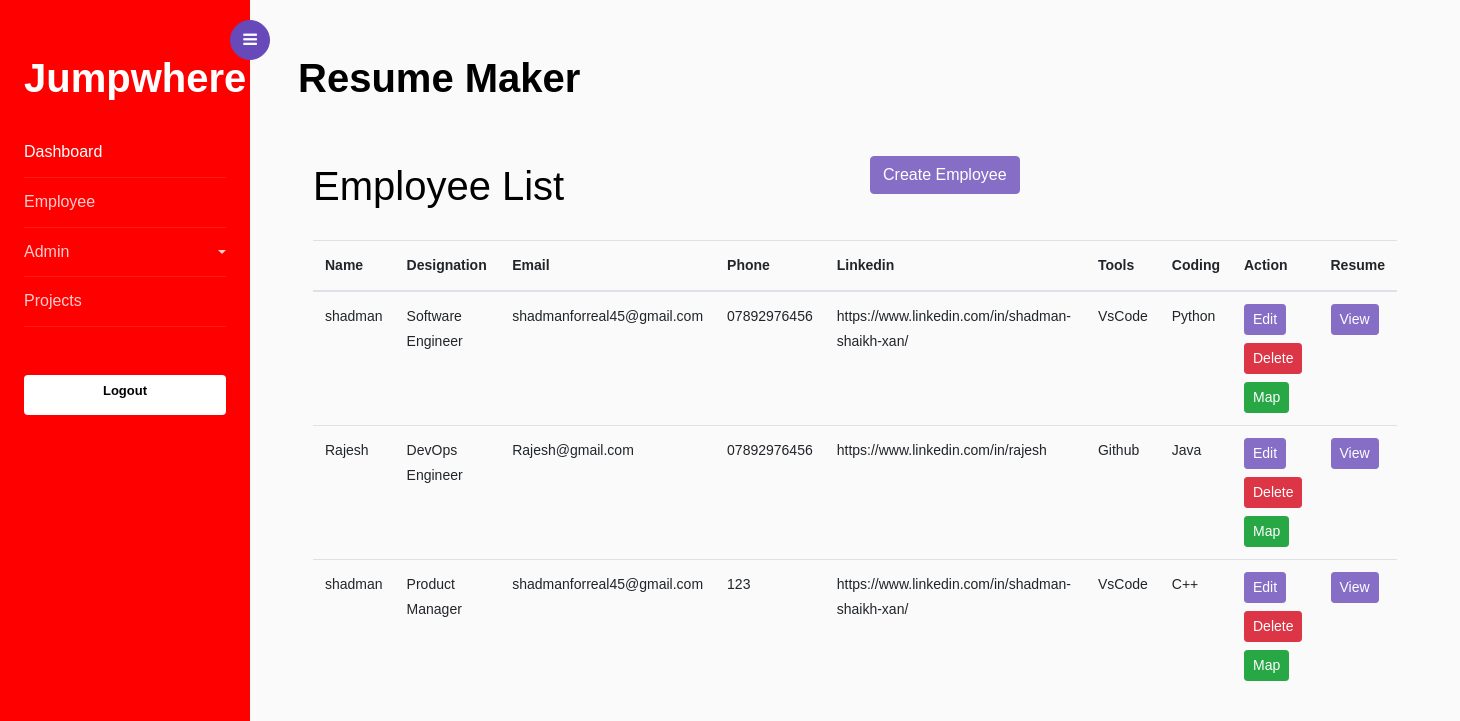
Screenshot of /employee-list with the database file from the repository.
### resume/models.py (models this page shows, shortened)
class Employee(models.Model):
    name = models.CharField(max_length=50)
    email = models.EmailField(max_length=255, blank=True)
    phone = models.CharField(max_length=20)
    linkedin = models.URLField(max_length=200)
    professional_summary = models.TextField()
    tools = models.ManyToManyField(Tool)
    coding_skills = models.ManyToManyField(CodingSkill)
    designation = models.ForeignKey(Designation, on_delete=models.CASCADE)
    is_current_employee = models.BooleanField(default=True)
    is_deleted = models.BooleanField(default=False)
    mapped_project = models.ManyToManyField(Projects)

class Designation(models.Model):
    name = models.CharField(max_length=50)
    def __str__(self):
        return self.name

class Tool(models.Model):
    name = models.CharField(max_length=100)
    flag = models.BooleanField(default=True)
    def __str__(self):
        return self.name

class CodingSkill(models.Model):
    name = models.CharField(max_length=255)
    flag = models.IntegerField(default=1)
    def __str__(self):
        return self.name

### resume/views.py (the view)
# urls.py: path('employee-list', views.employee_list, name='list'),
def employee_list(request):
    employees = Employee.objects.filter(is_deleted=False)
    return render(request, 'employee_list.html', {'employees': employees})

### templates/employee_list.html (shortened to what this page needs)
{% extends 'home.html' %}
{% block content %}
<div class="container">
  <div class="row mt-5">
    <div class="col">
      <h1>Employee List</h1>
    </div>
    <div class="col text-end">
      <a href="{% url 'create' %}" class="btn btn-primary">Create Employee</a>
    </div>
  </div>
  <table class="table mt-3">
    <thead>
      <tr>
        <th>Name</th>
        <th>Designation</th>
        <th>Email</th>
        <th>Phone</th>
        <th>Linkedin</th>
        <th>Tools</th>
        <th>Coding</th>
        <th>Action</th>
        <th>Resume</th>
      </tr>
    </thead>
    <tbody>
      {% for employee in employees %}
      <tr>
        <td>{{ employee.name }}</td>
        <td>{{ employee.designation }}</td>
        <td>{{ employee.email }}</td>
        <td>{{ employee.phone }}</td>
        <td>{{ employee.linkedin }}</td>
        <td>{{ employee.tools.all|join:', ' }}</td>
        <td>{{ employee.coding_skills.all|join:', ' }}</td>
        <td>
          <a href="{% url 'edit' employee.id %}" class="btn btn-sm btn-primary mb-2">Edit</a>
          <form method="POST" action="{% url 'delete' employee.id %}" class="d-inline">
            <button type="submit" class="btn btn-sm btn-danger mb-2">Delete</button>
          </form>
          <a href="{% url 'map_project' employee.id  %}" class="btn btn-sm btn-success ">Map</a>
        </td>
        <td>
          <a href="{% url 'view_resume' employee.id  %}" class="btn btn-sm btn-primary">View</a>
        </td>
      </tr>
      {% endfor %}
    </tbody>
      </table>
    </div>
    {% endblock %}

### rows the page displays
Employee: name "shadman", designation "Software Engineer", email "shadmanforreal45@gmail.com", phone "07892976456", linkedin "https://www.linkedin.com/in/shadman-shaikh-xan/", tools.all "VsCode", coding_skills.all "Python"
Employee: name "Rajesh", designation "DevOps Engineer", email "Rajesh@gmail.com", phone "07892976456", linkedin "https://www.linkedin.com/in/rajesh", tools.all "Github", coding_skills.all "Java"
Employee: name "shadman", designation "Product Manager", email "shadmanforreal45@gmail.com", phone "123", linkedin "https://www.linkedin.com/in/shadman-shaikh-xan/", tools.all "VsCode", coding_skills.all "C++"
